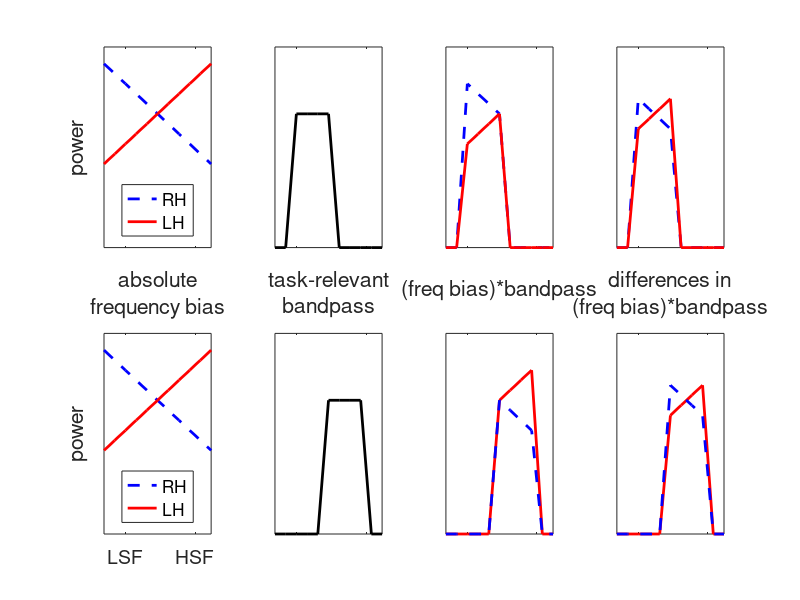

The MATLAB source for this figure:


%%Ivry and Robertson Frequency Filtering
close all; clear all;

x=0:10;
ylow=1-0.075*(x-5);
yhigh=1+0.075*(x-5);


subplot(2,4,1);
plot(x,ylow, 'b--', 'LineWidth', 2.0); hold on;
plot(x,yhigh, 'r-', 'LineWidth', 2.0); hold on;
set(gca, 'ylim', [0 1.5], 'FontSize', 14, 'ytick', [], 'xtick', [2 8.5], 'xticklabel', {' ', ' '});
legend({'RH', 'LH'}, 'Location', 'South');
ylabel('power');
xlabel(sprintf('absolute\nfrequency bias'));

subplot(2,4,5);
plot(x,ylow, 'b--', 'LineWidth', 2.0); hold on;
plot(x,yhigh, 'r-', 'LineWidth', 2.0); hold on;
set(gca, 'ylim', [0 1.5], 'FontSize', 14, 'ytick', [], 'xtick', [2 8.5], 'xticklabel', {'LSF', 'HSF'});
legend({'RH', 'LH'}, 'Location', 'South');
ylabel('power');


z=zeros(size(x));
z(3:6) = 1;
zlow=ylow.*z; zlown = zlow-z*(-1+mean(zlow(zlow>0)));%zlow(zlow>0));
zhigh=yhigh.*z; zhighn = zhigh-z*(-1+mean(zhigh(zhigh>0)));%zhigh(find(zhigh)));

subplot(2,4,2);
plot(x,z, '-k', 'LineWidth', 2.0);
set(gca, 'ylim', [0 1.5], 'FontSize', 14, 'ytick', [], 'xtick', [2 8.5], 'xticklabel', {' ', ' '});
xlabel(sprintf('task-relevant\nbandpass'));

subplot(2,4,3);
plot(x,zlow, 'b--', 'LineWidth', 2.0); hold on;
plot(x,zhigh, 'r-', 'LineWidth', 2.0); hold on;
set(gca, 'ylim', [0 1.5], 'FontSize', 14, 'ytick', [], 'xtick', [2 8.5], 'xticklabel', {' ', ' '});
xlabel(sprintf('\n(freq bias)*bandpass'));

subplot(2,4,4);
plot(x,zlown, 'b--', 'LineWidth', 2.0); hold on;
plot(x,zhighn, 'r-', 'LineWidth', 2.0); hold on;
set(gca, 'ylim', [0 1.5], 'FontSize', 14, 'ytick', [], 'xtick', [2 8.5], 'xticklabel', {' ', ' '});
xlabel(sprintf('differences in\n(freq bias)*bandpass'));


z=zeros(size(x));
z(6:9) = 1;
zlow=ylow.*z; zlown = zlow-z*(-1+mean(zlow(zlow>0)));%zlow(zlow>0));
zhigh=yhigh.*z; zhighn = zhigh-z*(-1+mean(zhigh(zhigh>0)));%zhigh(find(zhigh)));
%
% Logic for zlown/zhighn: 
%   - mean only at nonzero elements: want to center responses around zero (ignoring zero responses; not in task-relevant range)
%   - -1: want to transpose entire range UP by 1, to visually match rest of
%         demo
%   - Multiply by z: easy way to apply only at frequency band

subplot(2,4,6);
plot(x,z, '-k', 'LineWidth', 2.0);
set(gca, 'ylim', [0 1.5], 'FontSize', 14, 'ytick', [], 'xtick', [2 8.5], 'xticklabel', {' ', ' '});

subplot(2,4,7);
z=zeros(size(x));
plot(x,zhigh, 'r-', 'LineWidth', 2.0); hold on;
plot(x,zlow, 'b--', 'LineWidth', 2.0); hold on;
set(gca, 'ylim', [0 1.5], 'FontSize', 14, 'ytick', [], 'xtick', [2 8.5], 'xticklabel', {' ', ' '});

subplot(2,4,8);
plot(x,zhighn, 'r-', 'LineWidth', 2.0); hold on;
plot(x,zlown, 'b--', 'LineWidth', 2.0); hold on;
set(gca, 'ylim', [0 1.5], 'FontSize', 14, 'ytick', [], 'xtick', [2 8.5], 'xticklabel', {' ', ' '});



